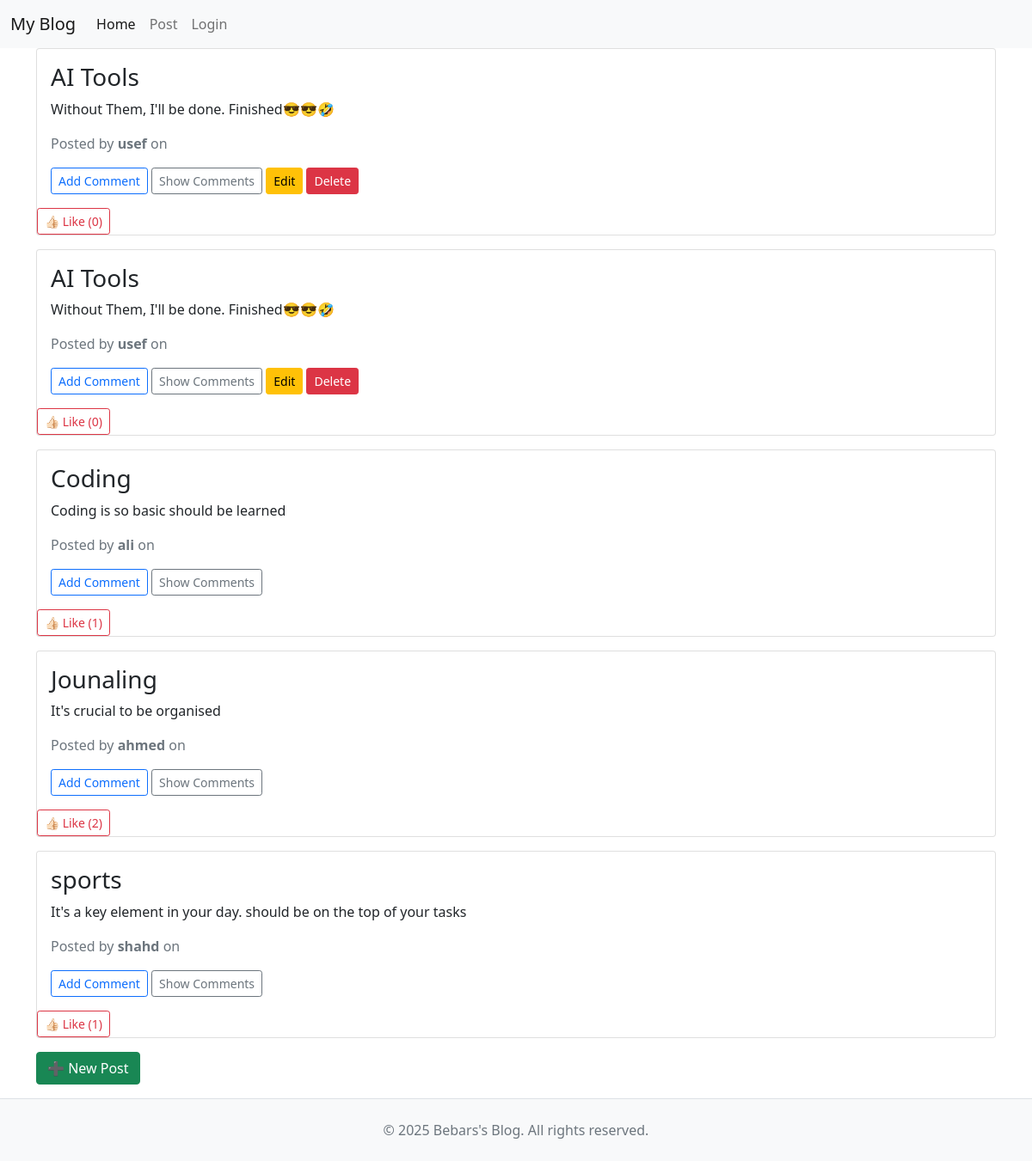
Before: /blog/posts/ (signed in) with the older database file.
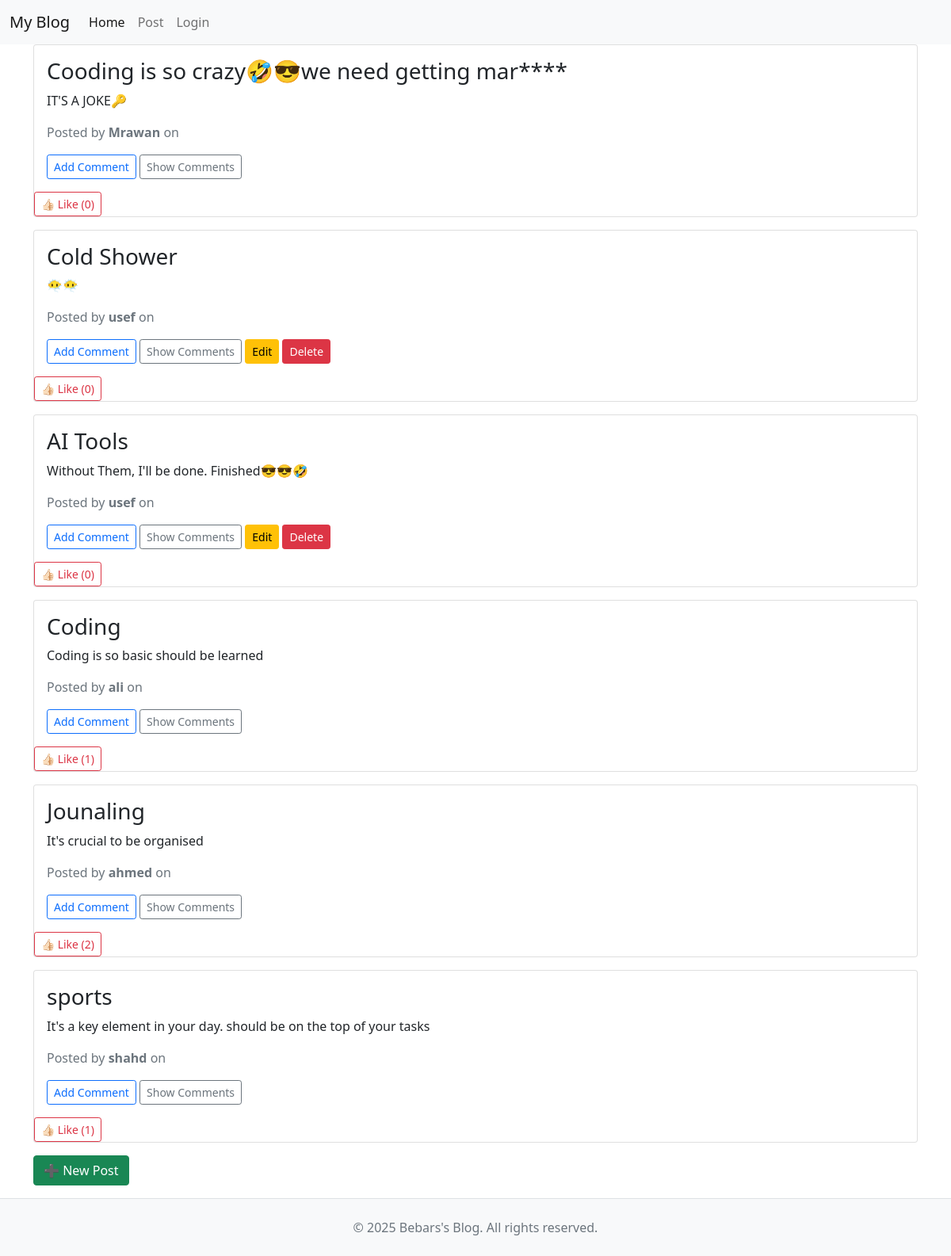
After: the same page with the newer database file.
### blog/models.py (models this page shows, shortened)
class Post(models.Model):
    title = models.CharField(max_length=255)
    content = models.TextField()
    author = models.ForeignKey(User, on_delete=models.CASCADE)
    published_date = models.DateTimeField(auto_now_add=True)
    class Meta:
        ordering = ['-published_date']
    def total_likes(self):
        return self.likes.count()

### blog/views.py (the view)
# urls.py: path('posts/', views.post_list, name='post_list'),
def post_list(request):
    posts = Post.objects.all()
    return render(request, 'post/post_list.html', {'posts': posts})

### templates/post/post_list.html (shortened to what this page needs)
{% extends "main/base.html" %}
{% block content %}
  {% for post in posts %}
    <div class="card mb-3">
      <div class="card-body">
        <h3>{{ post.title }}</h3>
        <p>{{ post.content|truncatechars:100 }}</p>
        <p class="text-muted">
          Posted by <strong>{{ post.author }}</strong> on {{ post.created_at }}
        </p>
        <a href="{% url 'add_comment' post.pk %}" class="btn btn-sm btn-outline-primary">Add Comment</a>
        <button class="btn btn-sm btn-outline-secondary" onclick="toggleComments('comments-{{ post.id }}')">
          Show Comments
        </button>
        {% if request.user == post.author %}
          <a href="{% url 'post_edit' post.pk %}" class="btn btn-sm btn-warning">Edit</a>
          <a href="{% url 'post_delete' post.pk %}" class="btn btn-sm btn-danger">Delete</a>
        {% endif %}
      </div>
      <form action="{% url 'toggle_like' post.pk %}" method="POST" style="display:inline;">
  {% if request.user in post.likes.all %}
    <button class="btn btn-sm btn-danger"> 👎🏻 ({{ post.total_likes }})</button>
  {% else %}
    <button class="btn btn-sm btn-outline-danger"> 👍🏻 Like ({{ post.total_likes }})</button>
  {% endif %}
</form>
    </div>
  {% endfor %}
  <a href="{% url 'post_create' %}" class="btn btn-success mb-3">➕ New Post</a>
{% endblock %}

Changed rows visible on the page:
removed Post: title "AI Tools", content "Without Them, I'll be done. Finished😎😎🤣", author "usef", shows "Edit", total_likes "0"
added Post: title "Cooding is so crazy🤣😎we need getting mar****", content "IT'S A JOKE🔑", author "Mrawan", total_likes "0"
added Post: title "Cold Shower", content "😶‍🌫️😶‍🌫️", author "usef", shows "Edit", total_likes "0"
